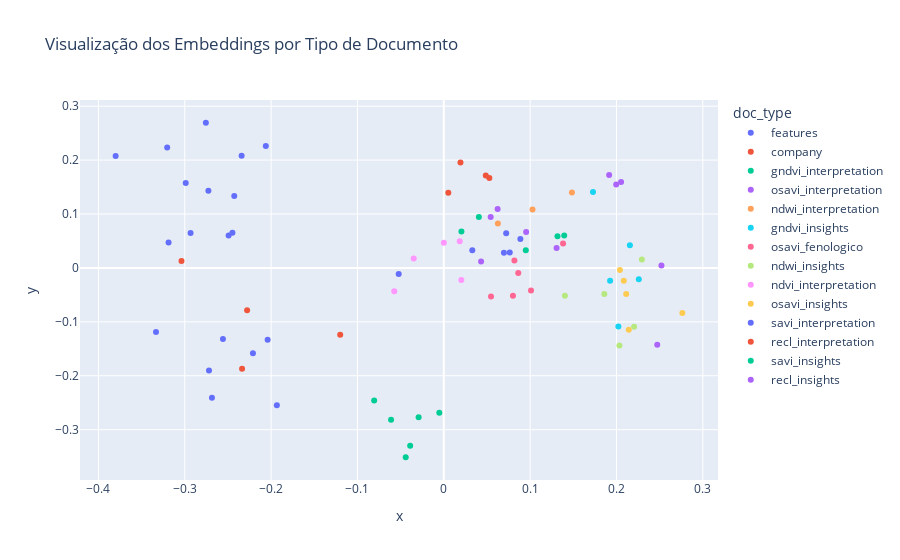

Notebook source saved alongside this figure:
### Code cell
from sklearn.decomposition import PCA
import plotly.express as px
import pandas as pd

# Gera embeddings e metadados
emb_vectors = [embeddings.embed_query(chunk.page_content) for chunk in chunks]
texts = [chunk.page_content for chunk in chunks]
doc_types = [chunk.metadata.get("doc_type", "desconhecido") for chunk in chunks]

# Reduz os vetores para 2D
pca = PCA(n_components=2)
emb_2d = pca.fit_transform(emb_vectors)

# Cria DataFrame
df = pd.DataFrame({
    "x": emb_2d[:, 0],
    "y": emb_2d[:, 1],
    "text": texts,
    "doc_type": doc_types
})

# Plota com Plotly, colorido por tipo de documento
fig = px.scatter(
    df, x="x", y="y",
    color="doc_type",
    hover_data=["text"],
    title="Visualização dos Embeddings por Tipo de Documento"
)
fig.show()
